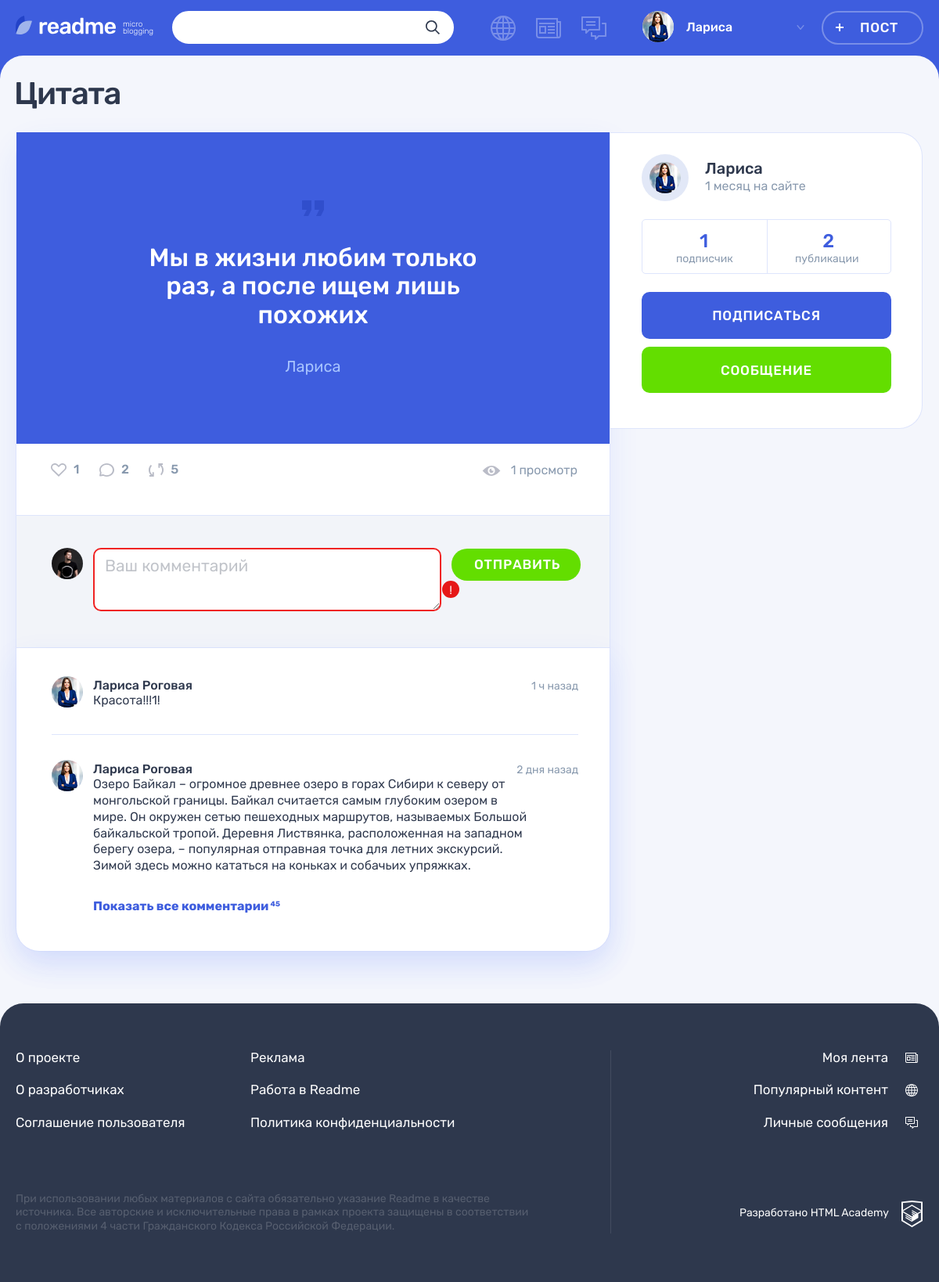
Screenshot of /post.php?id=1 (signed in) with the database file from the repository.
### tables this page shows
CREATE TABLE users (
   id INT AUTO_INCREMENT PRIMARY KEY,
   email VARCHAR (128) NOT NULL UNIQUE,
   login VARCHAR (32) NOT NULL UNIQUE,
   password CHAR (64) NOT NULL,
   avatar VARCHAR (255) NULL,
   dt_add TIMESTAMP DEFAULT CURRENT_TIMESTAMP
);

CREATE TABLE posts (
   id INT AUTO_INCREMENT PRIMARY KEY,
   author_id INT NOT NULL,
   title VARCHAR (128) NOT NULL,
   text TEXT NULL,
   image VARCHAR (255) NULL,
   video VARCHAR (255) NULL,
   link VARCHAR (255) NULL,
   views INT NULL,
   quote_author VARCHAR (128) NULL,
   type_id INT NOT NULL,
   dt_add TIMESTAMP DEFAULT CURRENT_TIMESTAMP,
   CONSTRAINT post_author_ref FOREIGN KEY (author_id) REFERENCES users (id) ON DELETE CASCADE,
   CONSTRAINT post_type_ref FOREIGN KEY (type_id) REFERENCES post_types (id) ON DELETE CASCADE
);

### templates/post-details.php (the view, shortened to what the rows shown need)
<?php
$post = $post ?? [];
$user = $user ?? [];
?>
<main class="page__main page__main--publication">
  <div class="container">
    <h1 class="page__title page__title--publication">
      <?= $post['title'] ?? ''?>
    </h1>
    <section class="post-details">
      <div class="post-details__wrapper post-<?= $post['type'] ?? '' ?>">
        <div class="post-details__main-block post post--details">
          <?php if(!empty($post['type'])): ?>
            <?php if ($post['type'] === 'quote'): ?>
              <div class="post-details__image-wrapper post-quote">
                <div class="post__main">
                  <blockquote>
                    <p>
                      <?= $post['text'] ?? '' ?>
                    </p>
                    <cite>
                      <?= $post['quote_author'] ?? '' ?>
                    </cite>
                  </blockquote>
                </div>
              </div>
            <?php elseif ($post['type'] === 'video'): ?>
              <div class="post-details__image-wrapper post-photo__image-wrapper">
                <?= embed_youtube_video($post['video'] ?? ''); ?>
              </div>
            <?php elseif ($post['type'] === 'photo'): ?>
              <div class="post-details__image-wrapper post-photo__image-wrapper">
                <img src="img/<?= $post['image'] ?? '' ?>" alt="Фото от пользователя" width="760" height="507">
              </div>
            <?php endif; ?>
          <?php endif; ?>
          <div class="post__indicators">
            <div class="post__buttons">
              <a class="post__indicator post__indicator--likes button" href="#" title="Лайк">
              </a>
              <a class="post__indicator post__indicator--comments button" href="#" title="Комментарии">
              </a>
              <a class="post__indicator post__indicator--repost button" href="#" title="Репост">
              </a>
            </div>
            <span class="post__view">
              <?php
                $views = $post['views'] ?? 0;
                echo $views . ' ' . get_noun_plural_form($views, 'просмотр', 'просмотра', 'просмотров');
              ?>
            </span>
          </div>
        </div>
        <div class="post-details__user user">
          <div class="post-details__user-info user__info">
            <div class="post-details__avatar user__avatar">
              <a class="post-details__avatar-link user__avatar-link" href="#">
                <img class="post-details__picture user__picture" src="img/<?= $user['avatar'] ?? '' ?>" alt="Аватар пользователя">
              </a>
            </div>
            <div class="post-details__name-wrapper user__name-wrapper">
              <a class="post-details__name user__name" href="#">
                <span>
                  <?= $user['login'] ?? '' ?>
                </span>
              </a>
              <time
                class="post-details__time user__time"
                datetime="<?= $user['dt_add'] ?>"
              >
                <?= relative_time(time() - strtotime($user['dt_add'])) ?> на сайте
              </time>
            </div>
          </div>
        </div>
      </div>
    </section>
  </div>
</main>

### templates/layout.php (shortened to what the rows shown need)
<?php
$user = $user ?? [];
$is_auth = count($user) > 0;
$page = $page ?? '';
$isFeedPage = $page === 'feed';
$isPopularPage = $page === 'popular';
?>
<!DOCTYPE html>
<html lang="ru">
<head>
  <link rel="stylesheet" href="css/main.css">
</head>
<body class="page">
<header class="header">
  <div class="header__wrapper container">
    <div class="header__nav-wrapper">
        <nav class="header__nav">
          <?php if ($is_auth): ?>
            <ul class="header__my-nav">
              <li class="header__my-page header__my-page--popular">
                <a
                  class="header__page-link<?= add_class($isPopularPage, ' header__page-link--active') ?>"
                  href="<?= $isPopularPage ? '#' : 'popular.php' ?>"
                  title="Популярный контент"
                >
                </a>
              </li>
              <li class="header__my-page header__my-page--feed">
                <a
                  class="header__page-link<?= add_class($isFeedPage, ' header__page-link--active') ?>"
                  href="<?= $isFeedPage ? '#' : '/feed.php' ?>"
                  title="Моя лента"
                >
                </a>
              </li>
              <li class="header__my-page header__my-page--messages">
                <a class="header__page-link" href="messages.html" title="Личные сообщения">
                </a>
              </li>
            </ul>
            <ul class="header__user-nav">
              <li class="header__profile">
                <a class="header__profile-link" href="#">
                  <div class="header__avatar-wrapper">
                    <img
                      class="header__profile-avatar"
                      src="img/<?= $user['avatar'] ?? '' ?>"
                      alt="Аватар профиля"
                    >
                  </div>
                  <div class="header__profile-name">
                    <span>
                      <?= $user['login'] ?? '' ?>
                    </span>
                    <svg class="header__link-arrow" width="10" height="6">
                      <use xlink:href="#icon-arrow-right-ad"></use>
                    </svg>
                  </div>
                </a>
              </li>
              <li>
                <a class="header__post-button button button--transparent" href="/add.php">Пост</a>
              </li>
            </ul>
          <?php endif; ?>
        </nav>
    </div>
  </div>
</header>
<?= $content ?? '' ?>
</body>
</html>

### rows the page displays
users: avatar (picture), login "Лариса"
posts: title "Цитата", text "Мы в жизни любим только раз, а после ищем лишь похожих", quote_author "Лариса", views "1", views "просмотр"

### other values shown
$post['likes_count'] "1"
$post['comments_count'] "2"
$followers_count "1"
$user['posts_count'] "2"
